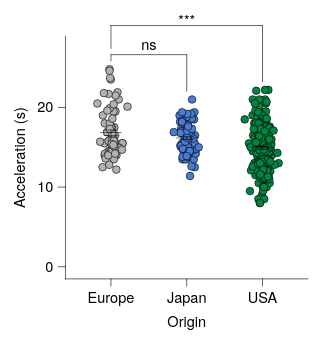

The Vega-Lite source for this figure:
### Vega-Lite specification from a JSON file in a GitHub repository (floating-point values rounded to 4 significant figures; data arrays with more than 128 entries replaced by an {"elided": "..."} marker saying what was removed)
{"background": null, "config": {"arc": {"fill": "#DBDBDB", "fillOpacity": 1.0, "innerRadius": 25.0, "padAngle": 0.03, "stroke": "black", "strokeOpacity": 1, "strokeWidth": 0.25}, "area": {"fill": "#DBDBDB", "fillOpacity": 1.0, "stroke": "black", "strokeOpacity": 1, "strokeWidth": 0.25}, "axis": {"domain": true, "domainCap": "round", "domainColor": "black", "domainWidth": 0.25, "grid": false, "gridCap": "round", "gridColor": "#F1F1F1", "gridDash": [0, 0], "gridOpacity": 1.0, "gridWidth": 0.25, "labelColor": "black", "labelFont": "Helvetica Neue, HelveticaNeue, Helvetica, Arial, sans-serif", "labelFontSize": 6, "labelFontStyle": "normal", "labelFontWeight": 400, "offset": 0, "ticks": true, "tickCap": "round", "tickColor": "black", "tickRound": false, "tickSize": 3, "tickWidth": 0.25, "titleColor": "black", "titleFont": "Helvetica Neue, HelveticaNeue, Helvetica, Arial, sans-serif", "titleFontSize": 6, "titleFontStyle": "normal", "titleFontWeight": 400}, "axisX": {"domain": true, "labelAlign": "center", "labelAngle": 0, "labels": true, "ticks": true, "translate": 0}, "axisY": {"domain": true, "labelAlign": "right", "labelAngle": 0, "labels": true, "ticks": true, "translate": 0}, "axisRight": {"domain": true, "labelAlign": "left", "labelAngle": 0, "labels": true, "ticks": true, "translate": 0}, "axisTop": {"domain": true, "labelAlign": "center", "labelAngle": 0, "labels": true, "ticks": true, "translate": 0}, "axisBand": {"tickOffset": 0}, "bar": {"fill": "#DBDBDB", "fillOpacity": 1.0, "stroke": "black", "strokeOpacity": 1, "strokeWidth": 0.25}, "boxplot": {"size": 9.0, "ticks": {"cornerRadius": 0.25, "fill": "black", "opacity": 1, "size": 4.5, "thickness": 0.25}, "box": {"fillOpacity": 1.0, "stroke": "black", "strokeOpacity": 1, "strokeWidth": 0.25}, "median": {"cornerRadius": 0, "fill": "black", "fillOpacity": 1.0, "opacity": 1, "size": 9.0, "thickness": 0.25}, "rule": {"fill": "black", "fillOpacity": 1.0, "size": 10.0, "stroke": "black", "strokeDash": [0, 0], "strokeOpacity": 1, "strokeWidth": 0.25}, "outliers": {"color": "black", "fill": "black", "fillOpacity": 1.0, "size": 0, "stroke": "black", "strokeOpacity": 1, "strokeWidth": 0.25}}, "circle": {"fill": "black", "fillOpacity": 1.0, "size": 1.25, "stroke": null, "strokeOpacity": 1, "strokeWidth": 0.25}, "errorband": {"band": {"fillOpacity": 0.6, "stroke": null, "strokeWidth": 0.25, "strokeOpacity": 1}, "borders": {"opacity": 0, "strokeOpacity": 1, "strokeWidth": 0.25}}, "errorbar": {"opacity": 1, "rule": {"strokeDash": [0, 0], "strokeWidth": 0.25}, "ticks": {"color": "black", "cornerRadius": 0.125, "opacity": 1, "size": 6.0, "thickness": 0.25}, "thickness": 0.25}, "font": "Helvetica Neue, HelveticaNeue, Helvetica, Arial, sans-serif", "geoshape": {"fill": "#DBDBDB", "fillOpacity": 1.0, "stroke": "black", "strokeOpacity": 1, "strokeWidth": 0.25}, "header": {"labelColor": "black", "labelFont": "Helvetica Neue, HelveticaNeue, Helvetica, Arial, sans-serif", "labelFontSize": 6, "labelFontStyle": "normal", "labelFontWeight": 400, "titleColor": "black", "titleFont": "Helvetica Neue, HelveticaNeue, Helvetica, Arial, sans-serif", "titleFontSize": 6, "titleFontStyle": "normal", "titleFontWeight": 400, "titlePadding": 0}, "legend": {"disable": false, "offset": 4.5, "titlePadding": 4, "labelOffset": 2, "gradientLabelOffset": 2, "columnPadding": 4, "rowPadding": 2, "gradientLength": 50.0, "gradientThickness": 5.0, "gradientOpacity": 1.0, "gradientStrokeColor": "black", "gradientStrokeWidth": 0.25, "labelColor": "black", "labelFont": "Helvetica Neue, HelveticaNeue, Helvetica, Arial, sans-serif", "labelFontSize": 6, "labelFontStyle": "normal", "labelFontWeight": 400, "strokeColor": "black", "strokeWidth": 0, "symbolSize": 36, "symbolStrokeColor": "black", "symbolStrokeWidth": 0.25, "titleColor": "black", "titleFont": "Helvetica Neue, HelveticaNeue, Helvetica, Arial, sans-serif", "titleFontSize": 6, "titleFontStyle": "normal", "titleFontWeight": 400}, "line": {"color": "black", "stroke": "black", "strokeCap": "butt", "strokeDash": [0, 0], "strokeOpacity": 1, "strokeWidth": 0.5}, "point": {"filled": true, "fill": "#DBDBDB", "fillOpacity": 1.0, "size": 5.0, "stroke": "black", "strokeOpacity": 1, "strokeWidth": 0.25}, "range": {"category": ["#B2B2B2", "#4A7CD3", "#008542", "#664CAF", "#509F98", "#636363", "#284F93", "#005226", "#382864", "#285753"], "diverging": {"scheme": ["#443E60", "#5F597E", "#7C759B", "#9994B6", "#B7B4CC", "#D6D5DC", "#F6F6F6", "#D1DAD9", "#A4C2BF", "#7AA9A4", "#578E89", "#37736E", "#1B5954"]}, "heatmap": {"scheme": ["#440154", "#472270", "#433E82", "#38598C", "#2C728E", "#238A8D", "#24A086", "#39B578", "#5DC862", "#96D646", "#CAE02D", "#FDE724"]}, "ordinal": {"scheme": ["#F1F1F1", "#DBDBDB", "#C6C6C6", "#B2B2B2", "#9D9D9D", "#898989", "#767676", "#636363", "#515151", "#404040", "#2F2F2F", "#1F1F1F"]}, "ramp": {"scheme": ["#440154", "#472270", "#433E82", "#38598C", "#2C728E", "#238A8D", "#24A086", "#39B578", "#5DC862", "#96D646", "#CAE02D", "#FDE724"]}}, "rule": {"color": "black", "stroke": "black", "strokeCap": "round", "strokeDash": [2, 2], "strokeOpacity": 1, "strokeWidth": 0.25}, "scale": {"barBandPaddingInner": 0.1, "rectBandPaddingInner": 0, "tickBandPaddingInner": 0.1, "bandPaddingOuter": 0.1, "bandWithNestedOffsetPaddingInner": 0.2, "bandWithNestedOffsetPaddingOuter": 0.2, "offsetBandPaddingInner": 0, "offsetBandPaddingOuter": 0, "continuousPadding": 5.0, "round": false}, "rect": {"fill": "#DBDBDB", "fillOpacity": 1.0, "stroke": "black", "strokeOpacity": 1, "strokeWidth": 0.25}, "square": {"fill": "#DBDBDB", "fillOpacity": 1.0, "size": 10.0, "stroke": "black", "strokeOpacity": 1, "strokeWidth": 0.25}, "text": {"color": "black", "font": "Helvetica Neue, HelveticaNeue, Helvetica, Arial, sans-serif", "fontSize": 6, "fontStyle": "normal", "fontWeight": 400}, "tick": {"color": "black", "cornerRadius": 0.125, "opacity": 1.0, "size": 9.0, "thickness": 0.25}, "title": {"anchor": "middle", "frame": "group", "color": "black", "font": "Helvetica Neue, HelveticaNeue, Helvetica, Arial, sans-serif", "fontSize": 6, "fontStyle": "normal", "fontWeight": 400, "subtitleColor": "black", "subtitleFont": "Helvetica Neue, HelveticaNeue, Helvetica, Arial, sans-serif", "subtitleFontSize": 6, "subtitleFontStyle": "normal", "subtitleFontWeight": 400}, "trail": {"color": "black", "opacity": 1, "size": 0.5}, "view": {"continuousWidth": 100, "continuousHeight": 100, "discreteWidth": 100, "discreteHeight": 100, "fill": null, "stroke": null, "strokeWidth": 0.25}}, "layer": [{"data": {"name": "data-d9b3a7b2f708529dba3e2417bcb8dc4a"}, "mark": {"type": "circle", "opacity": 1.0, "size": 10.0, "stroke": "black", "strokeOpacity": 1, "strokeWidth": 0.25}, "encoding": {"color": {"field": "Origin", "legend": null, "scale": {"domain": ["Europe", "Japan", "USA"]}, "sort": ["Europe", "Japan", "USA"], "title": null, "type": "nominal"}, "x": {"axis": {}, "field": "Origin", "scale": {"domain": ["Europe", "Japan", "USA"]}, "sort": ["Europe", "Japan", "USA"], "title": "Origin", "type": "nominal"}, "xOffset": {"field": "jitter_x", "scale": {"domain": [-7.33, 7.33], "range": [5.17, 19.83]}, "type": "quantitative"}, "y": {"field": "Acceleration", "title": "Acceleration (s)", "type": "quantitative", "scale": {"nice": false}}}}, {"data": {"name": "data-e75b3ed30c736a5a5010821607e74609"}, "mark": {"type": "errorbar"}, "encoding": {"x": {"axis": {}, "field": "Origin", "scale": {"domain": ["Europe", "Japan", "USA"]}, "sort": ["Europe", "Japan", "USA"], "title": "Origin", "type": "nominal"}, "y": {"field": "__mean", "title": "Acceleration (s)", "type": "quantitative", "scale": {"nice": false}}, "yError": {"field": "__error"}}}, {"data": {"name": "data-e75b3ed30c736a5a5010821607e74609"}, "mark": {"type": "tick"}, "encoding": {"x": {"axis": {}, "field": "Origin", "scale": {"domain": ["Europe", "Japan", "USA"]}, "sort": ["Europe", "Japan", "USA"], "title": "Origin", "type": "nominal"}, "y": {"field": "__mean", "title": "Acceleration (s)", "type": "quantitative", "scale": {"nice": false}}}}, {"layer": [{"layer": [{"data": {"values": [{"x": "Europe", "x2": "Japan", "y": 24.8, "__dysonsphere__": 1}]}, "mark": {"type": "rule", "strokeCap": "round", "strokeDash": [0, 0], "strokeWidth": 0.25, "yOffset": -6.0}, "encoding": {"x": {"value": 18.75}, "x2": {"value": 50.0}, "y": {"field": "y", "type": "quantitative", "scale": {"nice": false}}}}, {"data": {"values": [{"x": "Europe", "y": 24.8, "y2": 25.84, "__dysonsphere__": 1}]}, "mark": {"type": "rule", "strokeCap": "round", "strokeDash": [0, 0], "strokeWidth": 0.25, "yOffset": -6.0}, "encoding": {"x": {"value": 18.75}, "y": {"field": "y", "type": "quantitative", "scale": {"nice": false}}, "y2": {"field": "y2"}}}, {"data": {"values": [{"x": "Japan", "y": 24.8, "y2": 22.04, "__dysonsphere__": 1}]}, "mark": {"type": "rule", "strokeCap": "round", "strokeDash": [0, 0], "strokeWidth": 0.25, "yOffset": -6.0}, "encoding": {"x": {"value": 50.0}, "y": {"field": "y", "type": "quantitative", "scale": {"nice": false}}, "y2": {"field": "y2"}}}, {"data": {"values": [{"y": 24.8, "label": "ns", "__dysonsphere__": 1}]}, "mark": {"type": "text", "align": "center", "dy": -10.0, "fontSize": 6}, "encoding": {"text": {"field": "label", "type": "nominal"}, "x": {"value": 34.38}, "y": {"field": "y", "type": "quantitative", "scale": {"nice": false}}}}]}, {"layer": [{"data": {"values": [{"x": "Europe", "x2": "USA", "y": 24.8, "__dysonsphere__": 1}]}, "mark": {"type": "rule", "strokeCap": "round", "strokeDash": [0, 0], "strokeWidth": 0.25, "yOffset": -18.0}, "encoding": {"x": {"value": 18.75}, "x2": {"value": 81.25}, "y": {"field": "y", "type": "quantitative", "scale": {"nice": false}}}}, {"data": {"values": [{"x": "Europe", "y": 24.8, "y2": 27.4, "__dysonsphere__": 1}]}, "mark": {"type": "rule", "strokeCap": "round", "strokeDash": [0, 0], "strokeWidth": 0.25, "yOffset": -18.0}, "encoding": {"x": {"value": 18.75}, "y": {"field": "y", "type": "quantitative", "scale": {"nice": false}}, "y2": {"field": "y2"}}}, {"data": {"values": [{"x": "USA", "y": 24.8, "y2": 23.24, "__dysonsphere__": 1}]}, "mark": {"type": "rule", "strokeCap": "round", "strokeDash": [0, 0], "strokeWidth": 0.25, "yOffset": -18.0}, "encoding": {"x": {"value": 81.25}, "y": {"field": "y", "type": "quantitative", "scale": {"nice": false}}, "y2": {"field": "y2"}}}, {"data": {"values": [{"y": 24.8, "label": "***", "__dysonsphere__": 1}]}, "mark": {"type": "text", "align": "center", "dy": -20.0, "fontSize": 6}, "encoding": {"text": {"field": "label", "type": "nominal"}, "x": {"value": 50.0}, "y": {"field": "y", "type": "quantitative", "scale": {"nice": false}}}}]}], "name": "__dysonsphere_d316ac30ced425d9_19"}], "$schema": "https://vega.github.io/schema/vega-lite/v6.4.1.json", "datasets": {"data-d9b3a7b2f708529dba3e2417bcb8dc4a": {"elided": "406 records"}, "data-e75b3ed30c736a5a5010821607e74609": [{"Origin": "USA", "__mean": 14.94, "__error": 0.176, "__dysonsphere__": 1}, {"Origin": "Europe", "__mean": 16.82, "__error": 0.3524, "__dysonsphere__": 1}, {"Origin": "Japan", "__mean": 16.17, "__error": 0.2199, "__dysonsphere__": 1}]}}
